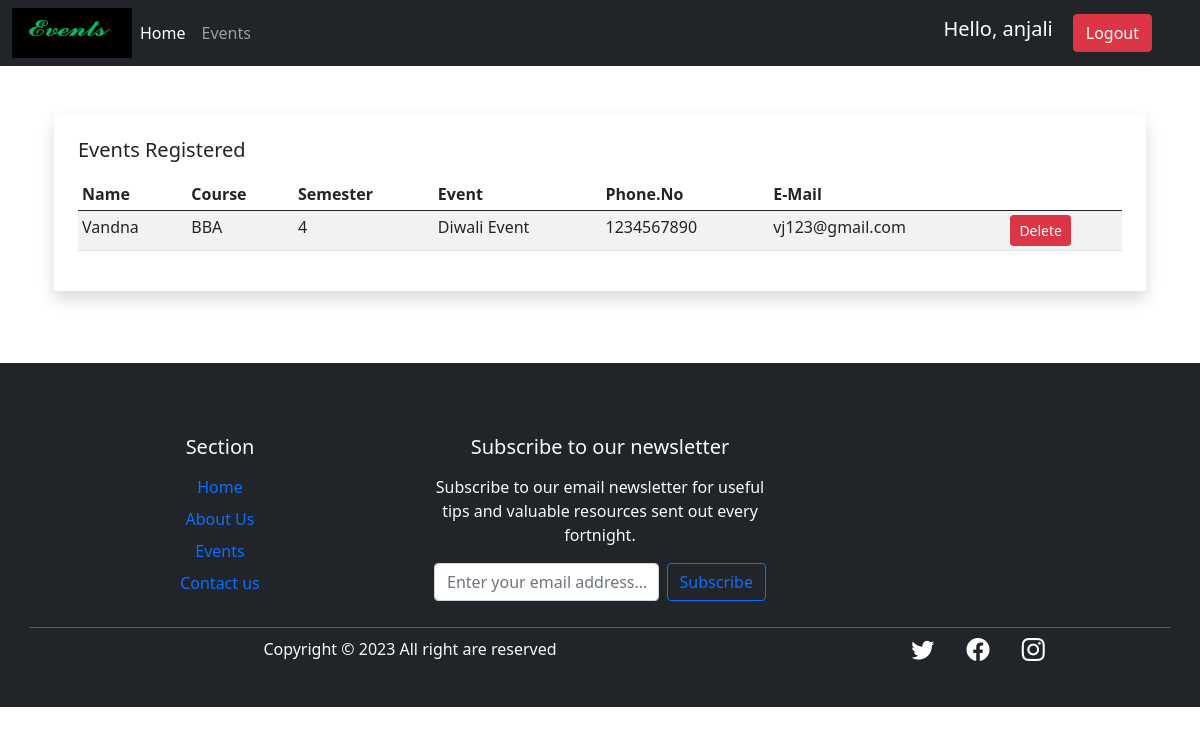
Page /register_events (signed in) on the committed database.
### Home_App/models.py (models this page shows, shortened)
class User_Registration(models.Model):
    name=models.ForeignKey(Student, null=True, on_delete=models.CASCADE)
    event_name=models.ForeignKey(Event, null=True, on_delete=models.CASCADE)
    course=models.CharField(max_length=100)
    semester=models.IntegerField()
    mobile_no=models.CharField(max_length=15, blank=True,null=True)
    email=models.CharField(max_length=122)
    date=models.DateField()

class Student(models.Model):
    user=models.OneToOneField(User, null=True, blank=True, on_delete=models.CASCADE)
    name=models.CharField(null=True, max_length=200)
    phone=models.CharField(null=True, max_length=200)
    email=models.CharField(null=True, max_length=200)
    profile_pic=models.ImageField(default='static/images/profile_pic.profile_pic.jpg',upload_to='static/images',blank=True,null=True)
    date_created=models.DateField(null=True, auto_now_add=True)
    def __str__(self):
        return self.name

class Event(models.Model):
    image=models.ImageField(upload_to='static',blank=True,null=True)
    title=models.CharField(max_length=100)
    description=models.TextField()
    date=models.DateField()
    category=models.ManyToManyField(EventCategory)
    def __str__(self):
        return self.title

### Home_App/decorators.py (the view)
        def wrapper_func(request,*args, **kwargs):
           group=None
           if request.user.groups.exists():
              group=request.user.groups.all()[0].name
           if group in allowed_roles:
              return view_func(request,*args, **kwargs)
           else:
            return HttpResponse('You are not authorized to view this page.')

### Home_App/views.py (called while the page is built)
@login_required(login_url='Login')
@allowed_users(allowed_roles=['admin'])
def register_events(request):
    event_register=User_Registration.objects.all()
    context={'event_register':event_register}
    return render(request,'Dashboard/register_events.html',context)

### Template/Dashboard/register_events.html
{% extends 'Dashboard/navbar.html' %}
{% block body %}
<div class="container h-100 mt-5">
    <div class="row h-100 justify-content-center align-items-center">
        <div class="col mb-5 px-4">
            <div class="bg-white rounded shadow p-4">
                <h5 class="d-flex align-items-center">
                     Events Registered
                </h5>
                <div class="mt-3">
                    <div class="table-responsive">
                        <table class="table table-striped table-sm">
                            <thead>
                                <tr>
                                    <th scope="col">Name</th>
                                    <th scope="col">Course</th>
                                    <th scope="col">Semester</th>
                                    <th scope="col">Event</th>
                                    <th scope="col">Phone.No</th>
                                    <th scope="col">E-Mail</th>
                                    <th scope="col"></th>
                                </tr>
                            </thead>
                            <tbody>
                                {% for events in event_register %}
                                <tr>
                                    <td>{{events.name}}</td>
                                    <td>{{events.course}}</td>
                                    <td>{{events.semester}}</td>
                                    <td>{{events.event_name}}</td>
                                    <td>{{events.mobile_no}}</td>
                                    <td>{{events.email}}</td>
                                    <td><a href="{% url 'delete_register_event' events.id %}"
                                        class="btn btn-sm btn-danger">Delete</a></td>
                                </tr>
                                {% endfor %}
                            </tbody>
                        </table>
                    </div>
                </div>
            </div>
        </div>
    </div>
</div>
{% endblock body %}

### Template/Dashboard/navbar.html (shortened to what this page needs)
<!doctype html>
<html lang="en">
<head>
  <link href="https://cdn.jsdelivr.net/npm/bootstrap@5.0.2/dist/css/bootstrap.min.css" rel="stylesheet"
>
  <link rel="stylesheet" href="https://cdn.jsdelivr.net/npm/bootstrap-icons@1.11.1/font/bootstrap-icons.css">
</head>
<body>
  <nav class="navbar navbar-expand-lg navbar-dark bg-dark sticky-top">
    <div class="container-fluid">
      <img src="/static/images/logo1.png" width="120" height="50" alt="...">
      <div class="collapse navbar-collapse" id="navbarSupportedContent">
        <ul class="navbar-nav me-auto mb-2 mb-lg-0">
          {% if request.user.is_staff %}
          <li class="nav-item">
            <a class="nav-link active" aria-current="page" href="/home">Home</a>
          </li>
          <li class="nav-item">
            <a class="nav-link" href="/event">Events</a>
          </li>
          {% endif %}
        </ul>
        <div class="d-flex">
          {% if request.user.isnot_authenticated %}
          <a href="/loginpage" type="submit" class="btn btn-primary shadow-none me-lg-3 me-3">Login</a>
          <a href="/register" type="submit" class="btn btn-primary shadow-none me-lg-3 me-3" >Register</a>
          {% else %}
          <span class="hello-msg">Hello, {{request.user}} </span>
          <span class="hello-msg"><a href="/logout" type="submit" class="btn btn-danger shadow-none me-lg-3 me-3">Logout</a></span>
          {% endif %}
        </div>
      </div>
    </div>
  </nav>
  {% block body %}{% endblock body %}
  {% block footer %}
  <footer class="bg-dark text-light text-center mt-4 pt-5 pb-4">
    <div class="container text-center text-md-left ">
      <div class="row text-center text-md-left">
        <div class="col-lg-4 p-4">
          <h5 class="mb-3"> Section</h5>
          <a href="#" class="d-inline-block mb-2 text-decoration-none">Home</a><br>
          <a href="#" class="d-inline-block mb-2 text-decoration-none">About Us</a><br>
          <a href="#" class="d-inline-block mb-2 text-decoration-none">Events</a><br>
          <a href="#" class="d-inline-block mb-2 text-decoration-none">Contact us</a><br>
        </div>
        <div class="col-lg-4 p-4">
          <h5 class="mb-3">Subscribe to our newsletter</h5>
          <p>Subscribe to our email newsletter for useful tips and valuable resources sent out every fortnight.</p>
          <form class="d-flex">
            <input class="form-control me-2" type="text" placeholder="Enter your email address..." aria-label="Search">
            <button class="btn btn-outline-primary" type="submit">Subscribe</button>
          </form>
        </div>
        <hr class="mb-1 ">
        <div>
          <div class="row align-items-center">
            <div class="col-md-7 col-lg-8">
              <p>Copyright © 2023 All right are reserved
              </p>
            </div>
            <div class="col-md-5 col-lg-4">
              <div class="text-center text-md-right">
                <ul class=" list-unstyled list-inline">
                  <li class="list-inline-item">
                    <a href="#" class="btn-floating btn-sm text-white" style="font-size: 23px;"><i
                        class="bi bi-twitter me-1"></i></a>
                  </li>
                  <li class="list-inline-item">
                    <a href="#" class="btn-floating btn-sm text-white" style="font-size: 23px;"><i
                        class="bi bi-facebook me-1"></i></a>
                  </li>
                  <li class="list-inline-item">
                    <a href="#" class="btn-floating btn-sm text-white" style="font-size: 23px;"><i
                        class="bi bi-instagram me-1"></i></a>
                  </li>
                </ul>
              </div>
            </div>
          </div>
        </div>
      </div>
    </div>
  </footer>
  {% endblock footer %}
</body>
</html>

### Template/Dashboard/navbar.html (style rules this page uses)
.hello-msg { font-size: 20px; color: #fff; margin-right: 20px; }

### rows in the picture
User_Registration: name "Vandna", course "BBA", semester "4", event_name "Diwali Event", mobile_no "1234567890", email "vj123@gmail.com"

### other values in the picture
{{ request.user }} "anjali"
